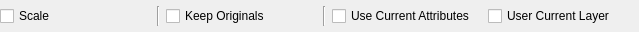
<?xml version="1.0" encoding="UTF-8"?>
<ui version="4.0">
 <class>LC_AlignRefOptionsWidget</class>
 <widget class="QWidget" name="LC_AlignRefOptionsWidget">
  <property name="geometry">
   <rect>
    <x>0</x>
    <y>0</y>
    <width>639</width>
    <height>32</height>
   </rect>
  </property>
  <property name="windowTitle">
   <string>Form</string>
  </property>
  <layout class="QGridLayout" name="gridLayout">
   <property name="leftMargin">
    <number>0</number>
   </property>
   <property name="topMargin">
    <number>1</number>
   </property>
   <property name="rightMargin">
    <number>0</number>
   </property>
   <property name="bottomMargin">
    <number>1</number>
   </property>
   <item row="0" column="1">
    <widget class="Line" name="line_2">
     <property name="orientation">
      <enum>Qt::Orientation::Vertical</enum>
     </property>
    </widget>
   </item>
   <item row="0" column="3">
    <widget class="Line" name="line">
     <property name="orientation">
      <enum>Qt::Orientation::Vertical</enum>
     </property>
    </widget>
   </item>
   <item row="0" column="4">
    <widget class="QCheckBox" name="cbCurrentAttr">
     <property name="toolTip">
      <string>If checked, current attributes will be used for mirrored entities, otherwise - original ones. </string>
     </property>
     <property name="text">
      <string>Use Current Attributes</string>
     </property>
    </widget>
   </item>
   <item row="0" column="2">
    <widget class="QCheckBox" name="cbKeepOriginals">
     <property name="toolTip">
      <string>If unchecked, original entities will be removed, otherwise they will survive.</string>
     </property>
     <property name="text">
      <string>Keep Originals</string>
     </property>
    </widget>
   </item>
   <item row="0" column="5">
    <widget class="QCheckBox" name="cbLayer">
     <property name="toolTip">
      <string>If checked, mirrored entities will be placed on current layer, otherwise they will be placed into original layers.</string>
     </property>
     <property name="text">
      <string>User Current Layer</string>
     </property>
    </widget>
   </item>
   <item row="0" column="0">
    <widget class="QCheckBox" name="cbScale">
     <property name="toolTip">
      <string>If checked, entities will be scaled if necessary. Otherwise, they will be just positioned and rotated.</string>
     </property>
     <property name="text">
      <string>Scale</string>
     </property>
    </widget>
   </item>
  </layout>
 </widget>
 <resources/>
 <connections/>
</ui>
